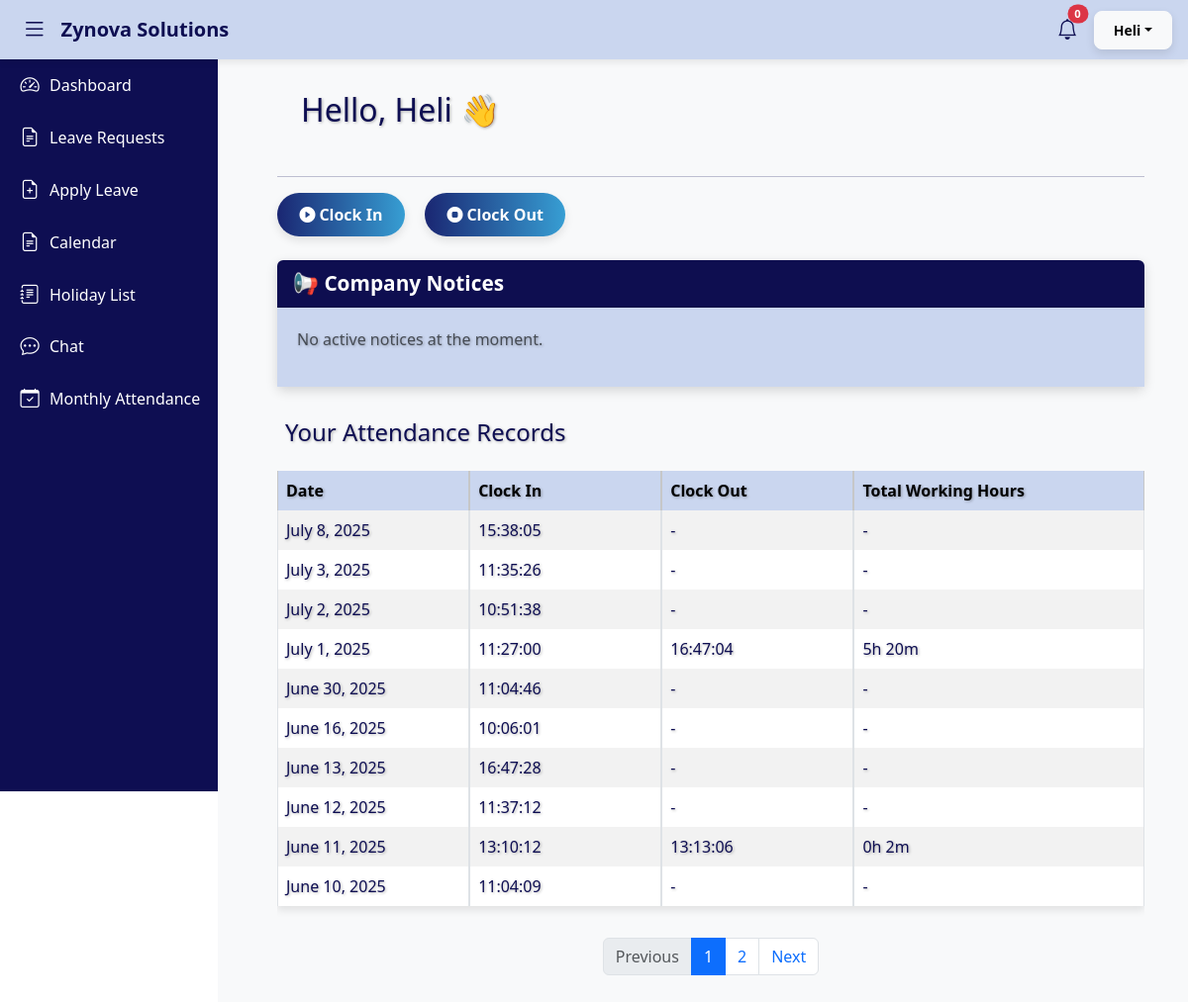
The page /manager-dashboard/ (signed in) on the database its author committed.
### attendance/models.py (models this page shows, shortened)
class Attendance(models.Model):
    user = models.ForeignKey(User, on_delete=models.CASCADE)
    date = models.DateField(default=date_class.today)
    clock_in = models.TimeField(null=True, blank=True)
    clock_out = models.TimeField(null=True, blank=True)
    def total_working_hours(self):
        if self.clock_in and self.clock_out:
            dt_in = datetime.combine(self.date, self.clock_in)
            dt_out = datetime.combine(self.date, self.clock_out)
            duration = dt_out - dt_in
            hours, remainder = divmod(duration.total_seconds(), 3600)
            minutes = remainder // 60
            return f"{int(hours)}h {int(minutes)}m"
        return "-"

### attendance/views/dashboard_views.py (the view)
# urls.py: path('manager-dashboard/', manager_dashboard, name='manager_dashboard'),
@login_required
def manager_dashboard(request):
    if not request.user.groups.filter(name='Manager').exists():
        return redirect('login')
    try:
        attendance_qs = Attendance.objects.filter(user=request.user).order_by('-date')
        paginator = Paginator(attendance_qs, 10)
        page_number = request.GET.get('page')
        attendance_records = paginator.get_page(page_number)
        context = {
            'attendance_records': attendance_records,
        }
        notices = Notice.objects.filter(expiry_date__gte=date.today()) | Notice.objects.filter(expiry_date__isnull=True)
        context['notices'] = notices
        return render(request, 'attendance/manager_dashboard.html', context)
    except Exception as e:
        logger.exception("Manager dashboard load failed")
        return render(request, '500.html', status=500)

### attendance/templates/attendance/manager_dashboard.html (shortened to what this page needs)
{% extends 'attendance/base.html' %}
{% block content %}
  <div class="container mt-2 p-2">
  <div class="d-flex justify-content-between align-items-center p-4">
    <h2>Hello, {{ request.user.first_name|default:'User' }} 👋</h2>
  </div>
  <hr />
  <div class="mb-4">
    <a href="{% url 'clock_in' %}" class="btn btn-clock-in me-3"><i class="bi bi-play-circle-fill me-1"></i> Clock In</a>
    <a href="{% url 'clock_out' %}" class="btn btn-clock-out"><i class="bi bi-stop-circle-fill me-1"></i> Clock Out</a>
  </div>
  <div class="card mb-4">
    <div class="card-header text-white d-flex align-items-center rounded-top-3">
      <span style="font-size: 1.3rem;">📢 <strong>Company Notices</strong></span>
    </div>
    <div class="card-body sticky-board" style="background-color: #cad6ef;">
      {% if notices %}
        <div class="note-grid">
          {% for notice in notices %}
            <div class="sticky-note {% cycle 'note-color-1' 'note-color-2' 'note-color-3' 'note-color-4' %}">
              <div class="note-title">{{ notice.title }}</div>
              <div class="note-content">{{ notice.description }}</div>
              <div class="note-date">{{ notice.created_at|date:'M d, Y' }}</div>
            </div>
          {% endfor %}
        </div>
      {% else %}
        <p class="text-muted">No active notices at the moment.</p>
      {% endif %}
    </div>
  </div>
  <h4 class="mb-3 p-2">Your Attendance Records</h4>
  <div class="table-responsive">
    <table class="table-shadow table table-bordered table-striped align-middle text-nowrap">
      <thead class="table-light">
        <tr>
          <th>Date</th>
          <th>Clock In</th>
          <th>Clock Out</th>
          <th>Total Working Hours</th>
        </tr>
      </thead>
      <tbody>
        {% for record in attendance_records %}
          <tr>
            <td>{{ record.date }}</td>
            <td>{{ record.clock_in|date:'H:i:s' }}</td>
            <td>
              {% if record.clock_out %}
                {{ record.clock_out|date:'H:i:s' }}
              {% else %}
                -
              {% endif %}
            </td>
            <td>{{ record.total_working_hours }}</td>
          </tr>
        {% empty %}
          <tr>
            <td colspan="4">No attendance records yet.</td>
          </tr>
        {% endfor %}
      </tbody>
    </table>
  </div>
  {% if attendance_records.has_other_pages %}
  <nav class="mt-3" aria-label="Attendance pagination">
    <ul class="pagination justify-content-center flex-wrap">
      {% if attendance_records.has_previous %}
        <li class="page-item">
          <a class="page-link" href="?page={{ attendance_records.previous_page_number }}">Previous</a>
        </li>
      {% else %}
        <li class="page-item disabled"><span class="page-link">Previous</span></li>
      {% endif %}
      {% for num in attendance_records.paginator.page_range %}
        {% if attendance_records.number == num %}
          <li class="page-item active"><span class="page-link">{{ num }}</span></li>
        {% else %}
          <li class="page-item"><a class="page-link" href="?page={{ num }}">{{ num }}</a></li>
        {% endif %}
      {% endfor %}
      {% if attendance_records.has_next %}
        <li class="page-item">
          <a class="page-link" href="?page={{ attendance_records.next_page_number }}">Next</a>
        </li>
      {% else %}
        <li class="page-item disabled"><span class="page-link">Next</span></li>
      {% endif %}
    </ul>
  </nav>
  {% endif %}
  </div>
{% endblock %}

### attendance/templates/attendance/base.html (shortened to what this page needs)
{% load static %}
<!DOCTYPE html>
<html lang="en">
  <head>
    <link rel="stylesheet" href="https://cdn.jsdelivr.net/npm/bootstrap-icons@1.10.5/font/bootstrap-icons.css" />
    <link href="https://cdn.jsdelivr.net/npm/bootstrap@5.3.3/dist/css/bootstrap.min.css" rel="stylesheet" />
    <link rel="stylesheet" href="https://cdnjs.cloudflare.com/ajax/libs/font-awesome/6.5.0/css/all.min.css" />
    <link rel="stylesheet" href="{% static 'attendance/css/style.css' %}" />
  </head>
  <body>
    <nav class="navbar">
      <button id="sidebarToggle" class="btn-toggle-sidebar" aria-label="Toggle sidebar"><i class="bi bi-list"></i></button>
      <a href="#" class="navbar-brand">Zynova Solutions</a>
      <div class="ms-auto d-flex align-items-center">
        {% if user.is_authenticated %}
          <div class="nav-item dropdown mx-3">
            <a href="#" id="notifBell" class="nav-link position-relative" onclick="toggleNotifications(event)">
              <i class="bi bi-bell"></i>
              <span class="badge bg-danger rounded-pill" id="notif-count">{{ unread_notifications_count|default:'0' }}</span>
            </a>
          </div>
          <div class="dropdown">
            <button class="btn btn-light btn-sm dropdown-toggle" type="button" data-bs-toggle="dropdown">{{ user.first_name|default:user.username|default:'User' }}</button>
          </div>
        {% else %}
          <a href="{% url 'login' %}" class="btn btn-outline-light btn-sm">Login</a>
        {% endif %}
      </div>
    </nav>
    <div id="sidebar" role="navigation" aria-label="Main sidebar navigation">
      <ul class="nav flex-column">
        {% if user.is_authenticated %}
          {% with role=user.groups.all.0.name %}
            {% if role == 'Admin' %}
              <li class="nav-item">
                <a href="{% url 'admin_dashboard' %}" class="nav-link {% if request.path == '/dashboard/' %}active{% endif %}"><i class="bi bi-speedometer2"></i><span>Dashboard</span></a>
              </li>
              <li class="nav-item">
                <a href="{% url 'view_leave_requests' %}" class="nav-link {% if request.path == '/view_leave_requests/' %}active{% endif %}"><i class="bi bi-file-earmark-text"></i><span>Leave Requests</span></a>
              </li>
              <li class="nav-item">
                <a href="{% url 'holiday_list' %}" class="nav-link {% if request.path == '/holiday_list/' %}active{% endif %}"><i class="bi bi-journal-text"></i><span>Holiday List</span></a>
              </li>
              <li class="nav-item">
                <a href="{% url 'calendar' %}" class="nav-link {% if request.path == '/calendar/' %}active{% endif %}"><i class="fa fa-calendar" style="font-size:20px;"></i><span>Calendar</span></a>
              </li>
              <li class="nav-item">
                <a href="{% url 'manage_notices' %}" class="nav-link {% if request.path == '/manage_notices/' %}active{% endif %}"><i class="bi bi-megaphone"></i><span>Manage Notices</span></a>
              </li>
              <li class="nav-item">
                <a href="{% url 'chat_home' %}" class="nav-link {% if request.path == '/chat/' %}active{% endif %}"><i class="bi bi-chat-dots"></i><span>Chat</span></a>
              </li>
              <li class="nav-item">
                <a href="{% url 'monthly_attendance' %}" class="nav-link {% if request.path == '/monthly-attendance/' %}active{% endif %}"><i class="bi bi-calendar-check"></i><span>Monthly Attendance</span></a>
              </li>
            {% elif role == 'Manager' %}
              <li class="nav-item">
                <a href="{% url 'manager_dashboard' %}" class="nav-link {% if request.path == '/manager_dashboard/' %}active{% endif %}"><i class="bi bi-speedometer2"></i><span>Dashboard</span></a>
              </li>
              <li class="nav-item">
                <a href="{% url 'view_leave_requests' %}" class="nav-link {% if request.path == '/view_leave_requests/' %}active{% endif %}"><i class="bi bi-file-earmark-text"></i><span>Leave Requests</span></a>
              </li>
              <li class="nav-item">
                <a href="{% url 'leave_dashboard' %}" class="nav-link {% if request.path == '/leave_dashboard/' %}active{% endif %}"><i class="bi bi-file-earmark-plus"></i><span>Apply Leave</span></a>
              </li>
              <li class="nav-item">
                <a href="{% url 'calendar' %}" class="nav-link {% if request.path == '/calendar/' %}active{% endif %}"><i class="bi bi-file-earmark-text"></i><span>Calendar</span></a>
              </li>
              <li class="nav-item">
                <a href="{% url 'holiday_list' %}" class="nav-link {% if request.path == '/holiday_list/' %}active{% endif %}"><i class="bi bi-journal-text"></i><span>Holiday List</span></a>
              </li>
              <li class="nav-item">
                <a href="{% url 'chat_home' %}" class="nav-link {% if request.path == '/chat/' %}active{% endif %}"><i class="bi bi-chat-dots"></i><span>Chat</span></a>
              </li>
              <li class="nav-item">
                <a href="{% url 'monthly_attendance' %}" class="nav-link {% if request.path == '/monthly-attendance/' %}active{% endif %}"><i class="bi bi-calendar-check"></i><span>Monthly Attendance</span></a>
              </li>
            {% endif %}
          {% endwith %}
        {% endif %}
      </ul>
    </div>
    <main id="content" class="wrapper content-area flex-grow-1 bg-light d-flex flex-column">
      <div class="container m-2 p-4">
        {% block content %}
        {% endblock %}
      </div>
    </main>
  </body>
</html>

### attendance/static/attendance/css/style.css (style rules this page uses)
:root { --blue-light: #cad6ef; --blue-dark: #0e0e52; --white: #ffffff; --black: #000000; }
body { background-color: var(--white); color: var(--blue-dark); font-family: "Segoe UI", Tahoma, Geneva, Verdana, sans-serif; overflow-x: hidden; transition: background-color 0.3s, color 0.3s; min-height: 100vh; display: flex; }
.navbar { position: fixed; top: 0; left: 0; right: 0; height: 60px; background-color: var(--blue-light); color: var(--blue-dark); z-index: 1050; display: flex; align-items: center; padding: 0 1rem; box-shadow: 0 2px 8px rgba(0, 0, 0, 0.1); }
.navbar .navbar-brand { color: var(--blue-dark); font-weight: 600; font-size: 1.25rem; margin-left: 0.5rem; text-decoration: none; }
.navbar .btn-toggle-sidebar { background: none; border: none; color: var(--blue-dark); font-size: 1.6rem; cursor: pointer; }
.navbar .nav-link { color: var(--blue-dark); font-size: 1.3rem; cursor: pointer; }
.navbar .badge { position: fixed; top: 2px; right: -8px; font-size: 0.6rem; background-color: var(--blue-dark); color: var(--white); }
#sidebar { height: 100vh; position: fixed; top: 0; left: 0; width: 220px; background-color: var(--blue-dark); color: var(--white); padding-top: 60px; transition: left 0.3s, width 0.3s; z-index: 1040; }
#sidebar .nav-link { color: var(--white); display: flex; align-items: center; gap: 10px; padding: 12px 20px; font-weight: 500; white-space: nowrap; border-radius: 0 25px 25px 0; }
#sidebar .nav-link i { font-size: 1.2rem; min-width: 20px; text-align: center; }
#content { margin-left: 220px; padding: 20px; transition: margin-left 0.3s ease; }
.btn { font-weight: bold; border-radius: 8px; padding: 0.5rem 1.2rem; box-shadow: 0 4px 10px rgba(0, 0, 0, 0.1); transition: background-color 0.3s, color 0.3s; }
.btn-clock-in, .btn-clock-out { font-weight: 600; font-size: 1rem; padding: 0.6rem 1.4rem; border-radius: 2rem; border: none; display: inline-flex; align-items: center; color: var(--white); }
.btn-clock-in { background: linear-gradient(to right, #1a2672, #379ed3); }
.btn-clock-out { background: linear-gradient(to right, #1a2672, #379ed3); }
.card { background-color: var(--blue-dark); color: var(--white); border: none; box-shadow: 0 4px 12px rgba(0, 0, 0, 0.15); }
table { box-shadow: 0 4px 8px rgba(0, 0, 0, 0.1); border-collapse: separate; border-spacing: 0; color: inherit; }
.table-light th { background-color: var(--blue-light); color: var(--blue-dark); }
.table td, .table th { color: inherit; word-break: break-word; min-width: 120px; }
.table-responsive { width: 100%; overflow-x: auto; -webkit-overflow-scrolling: touch; table-layout: fixed; }
h1, h2, h3, h4, p, th, td { text-shadow: 1px 1px 3px rgba(0, 0, 0, 0.3); color: var(--blue-dark); }
#notifBell { position: relative; cursor: pointer; }
#notif-count { position: absolute; top: 0; right: 0; font-size: 0.7rem; transform: translate(50%, -50%); }
.sticky-board { background: #b8d0ff; padding: 20px; }
.container { max-width: 1140px; margin: 0 auto; padding: 0 20px; width: 100%; }
.nav-item.dropdown.mx-3 { position: relative; }

### rows shown on the page
Attendance: date "July 8, 2025", clock_in "15:38:05", total_working_hours "-"
Attendance: date "July 3, 2025", clock_in "11:35:26", total_working_hours "-"
Attendance: date "July 2, 2025", clock_in "10:51:38", total_working_hours "-"
Attendance: date "July 1, 2025", clock_in "11:27:00", clock_out "16:47:04", total_working_hours "5h 20m"
Attendance: date "June 30, 2025", clock_in "11:04:46", total_working_hours "-"
Attendance: date "June 16, 2025", clock_in "10:06:01", total_working_hours "-"
Attendance: date "June 13, 2025", clock_in "16:47:28", total_working_hours "-"
Attendance: date "June 12, 2025", clock_in "11:37:12", total_working_hours "-"
Attendance: date "June 11, 2025", clock_in "13:10:12", clock_out "13:13:06", total_working_hours "0h 2m"
Attendance: date "June 10, 2025", clock_in "11:04:09", total_working_hours "-"

### other values the page prints
{{ unread_notifications_count|default:'0' }} "0"
{{ user.first_name|default:user.username|default:'User' }} "Heli"
{{ request.user.first_name|default:'User' }} "Heli"
{{ num }} "1"
{{ num }} "2"
